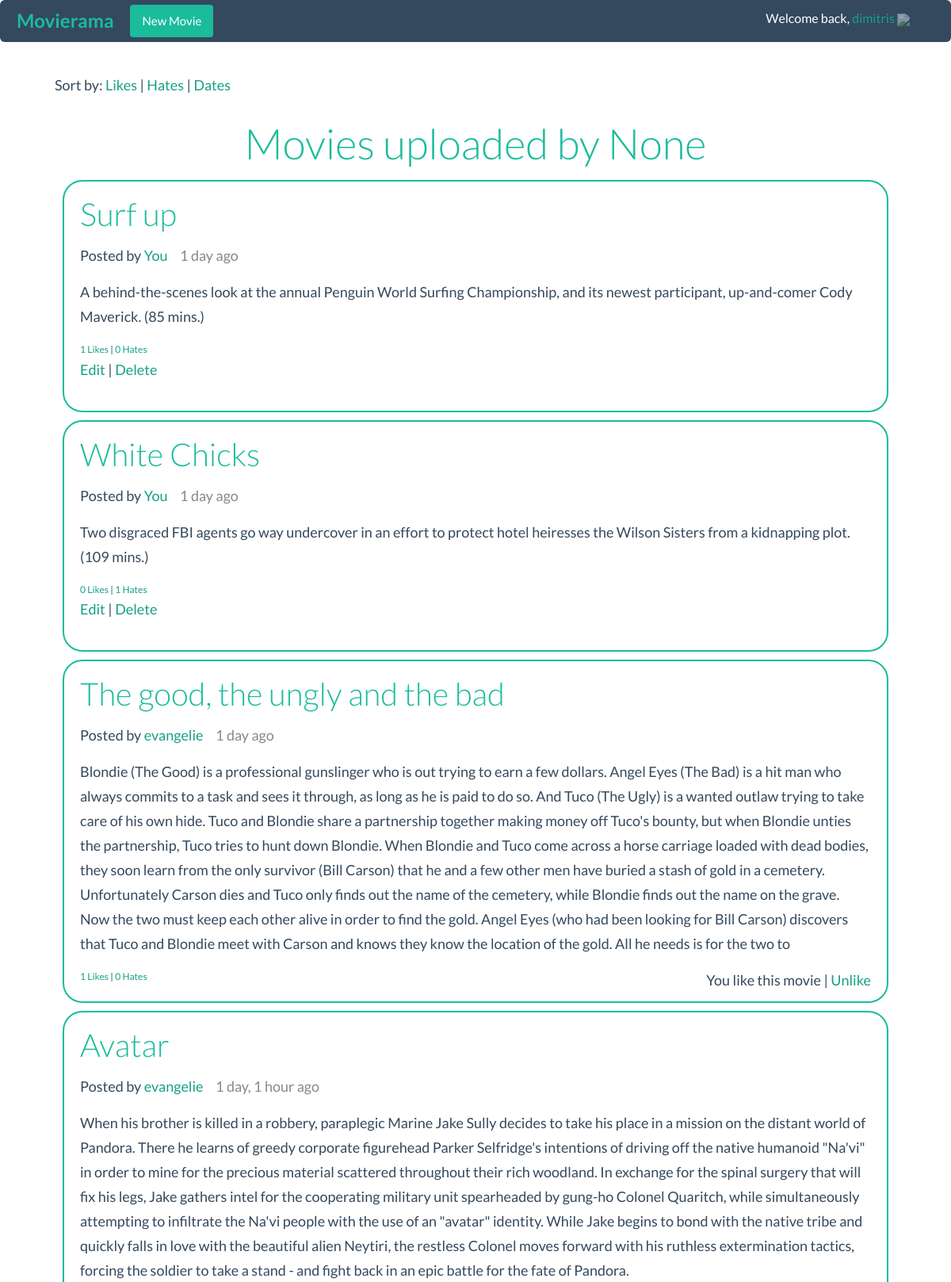
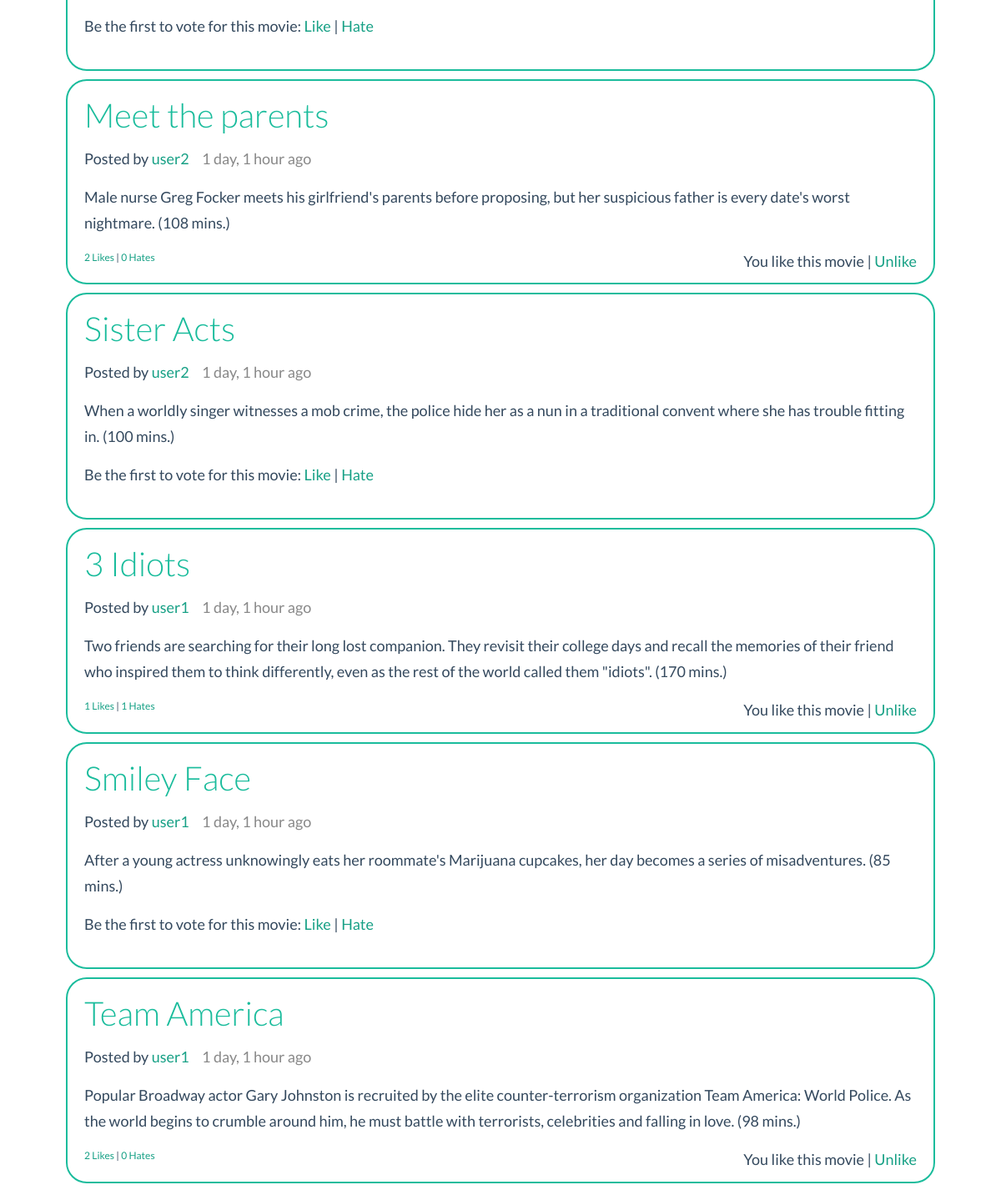
The page /user (signed in) on the database its author committed (2 pictures, top to bottom).
### movierama/models.py (models this page shows)
class Movies(models.Model):
    id = models.AutoField(primary_key=True)
    username = models.TextField(db_column='userName', blank=True)  # Field name made lowercase.
    title = models.CharField(blank=False, max_length=50)
    description = models.TextField(blank=False, max_length=1000)
    date = models.DateTimeField(auto_now_add=True)
    likes = models.IntegerField(default=0)
    hates = models.IntegerField(default=0)
    class Meta:
        db_table = 'movies'

### movierama/views.py (the view)
# urls.py: url(r'^user', views.user_profile),
def user_profile(request):
    name= request.GET.get('name')
    sort = request.GET.get('sort_by')
    movies = get_movies(sort=sort, username=name)
    return render(request, "mainPage.html", {'movies': movies, 'userprofile': True, 'name': name })

### movierama/templatetags/templates_extras.py (called while the page is built)
@register.filter(name='is_like')
def is_like(movie, user):
    return MovieRate.objects.filter(movie=movie, user=user, rate=1).exists()

@register.filter(name='is_hate')
def is_hate(movie, user):
    return MovieRate.objects.filter(movie=movie, user=user, rate=-1).exists()

### movierama/views.py (called while the page is built)
def get_movies(sort=None, username=None):
    if sort == 'like':
        order = '-likes'
    elif sort == 'hate':
        order = '-hates'
    else:
        order = '-date'
    if username:
        movies = Movies.objects.filter(username=username)
    else:
        movies = Movies.objects.all()
    movies = movies.order_by(order)
    return movies

### movierama/templates/mainPage.html
{% extends "base.html" %}
{% block content %}
<div class="movie-container">
    {% if userprofile %}
        <p>Sort by: <a href="/user?name={{name}}&sort_by=like">Likes</a> | <a href="/user?name={{name}}&sort_by=hate"> Hates</a> | <a href="/user?name={{name}}&sort_by=date"> Dates</a></p>
        <h2>Movies uploaded by {{name}}</h2>
    {% else %}
        <p>Sort by: <a href="/?sort_by=like">Likes</a> | <a href="/?sort_by=hate"> Hates</a> | <a href="/?sort_by=date"> Dates</a></p>
        <h2>All movies</h2>
    {% endif %}
    {% for movie in movies %}
        <div class="rcorners">
            {% include "movie/index.html" %}
        </div>
    {% empty %}
        <p>No movies found {% if userprofile %} for {{name}}{% endif %}</p>
    {%endfor%}
</div>
{% endblock %}

### movierama/templates/util/menu.html (shortened to what this page needs)
<nav class="navbar navbar-inverse" role="navigation">
    <div class="container-fluid">
        <div class="navbar-header">
             <a class="navbar-brand" href="/"> Movierama</a>
        </div>
        <div class="collapse navbar-collapse" id="bs-example-navbar-collapse-5">
             {% if user.is_authenticated %}
                 <a class="btn navbar-btn" href="/create_movie">New Movie</a>
                 <span class="user-info">
                        Welcome back, <a href="/user?name={{user.username}}">{{user.username}}</a>
                        <a href="/accounts/logout"><img src="/static/img/logout.png" class="admin-icon"/></a>
                    </span>
            {% else %}
                <a class="btn navbar-btn" href="/accounts/login/">Sign in</a>
                <a class="btn navbar-btn" href="/accounts/signup">Create Account</a>
            {% endif %}
        </div>
    </div>
</nav>

### movierama/templates/movie/index.html
        {% load humanize %}
        <h3>{{movie.title}}</h3>
        <p>Posted by <a href="/user?name={{movie.username}}">
            {% if movie.username == user.username %}You{% else %}{{movie.username}}{% endif %}
            </a><span class="movie-time">{{movie.date| naturaltime}}</span>
        </p>
        <p>{{movie.description}}</p>
        {% if not movie.likes and not movie.hates %}
            {% if user.is_authenticated %}
                {% if movie.username != user.username %}
                    <p>Be the first to vote for this movie: <a href="/vote?id={{movie.id}}&vote=1">Like</a> | <a href="/vote?id={{movie.id}}&vote=-1">Hate</a></p>
                {% endif %}
            {% endif %}
        {% else %}
        <a href="like?movie={{movie.id}}">{{movie.likes}} Likes</a> | <a href="hate?movie={{movie.id}}">{{movie.hates}} Hates</a>
        {% endif %}
        {% if user.is_authenticated %}
            {% if movie.username != user.username %}
                    {% load templates_extras %}
                    {% if movie|is_like:user %}
                        <p style="float:right"> You like this movie | <a href="/vote?id={{movie.id}}&vote=0">Unlike</a></p>
                    {% elif movie|is_hate:user %}
                        <p style="float:right"> You hate this movie | <a href="/vote?id={{movie.id}}&vote=0">Unhate</a></p>
                    {% else %}
                        {% if movie.likes or movie.hates %}
                        <p style="float:right"><a href="/vote?id={{movie.id}}&vote=1">Like</a> | <a href="/vote?id={{movie.id}}&vote=-1">Hate</a></p>
                        {% endif %}
                    {% endif%}
            {% else %}
                <p><a href="/edit_movie/{{movie.id}}/">Edit</a> | <a href="/delete_movie/{{movie.id}}/">Delete</a> </p>
            {% endif %}
        {% endif %}

### movierama/static/css/style.css (style rules this page uses)
body { font-size: 12px; }
h1, h2, h3, h4, h5, h6 { color: #1ABC9C; font-weight: 300; }
.admin-icon { opacity: 0.5; transition: opacity 0.25s; }
.user-info { color: #fff; padding: 10px; float: right; }
.user-info img { height: 20px; }
.rcorners { border-radius: 25px; border: 2px solid #1ABC9C; padding: 20px; margin: 10px; }
.rcorners h3 { margin-top:0; }
.movie-container { width: 90%; margin: 0px auto; margin-left: auto ; margin-right: auto ; }
.movie-container h2 { text-align: center; }
.movie-container .movie-time { margin-left:12px; color: #888; }

### movierama/static/css/lightbox.css (style rules this page uses)
body:after { content: url(../img/close.png) url(../img/loading.gif) url(../img/prev.png) url(../img/next.png); display: none; }

### rows shown on the page
Movies: title "Surf up", userName "You", date "1 day ago", description "A behind-the-scenes look at the annual Penguin World Surfing Championship, and its newest participant, up-and-comer Cody Maverick. (85 mins.)", likes "1", hates "0"
Movies: title "White Chicks", userName "You", date "1 day ago", description "Two disgraced FBI agents go way undercover in an effort to protect hotel heiresses the Wilson Sisters from a kidnapping plot. (109 mins.)", likes "0", hates "1"
Movies: title "The good, the ungly and the bad", username "evangelie", date "1 day ago", description "Blondie (The Good) is a professional gunslinger who is out trying to earn a few dollars. Angel Eyes (The Bad) is a hit man who always commits to a task and sees it through, as long as he is paid to do so. And Tuco (The Ugly) is a wanted outlaw trying to take care of his own hide. Tuco and Blondie share a partnership together making money off Tuco's bounty, but when Blondie unties the partnership, Tuco tries to hunt down Blondie. When Blondie and Tuco come across a horse carriage loaded with dead bodies, they soon learn from the only survivor (Bill Carson) that he and a few other men have buried a stash of gold in a cemetery. Unfortunately Carson dies and Tuco only finds out the name of the…", likes "1", hates "0"
Movies: title "Avatar", username "evangelie", date "1 day, 1 hour ago", description "When his brother is killed in a robbery, paraplegic Marine Jake Sully decides to take his place in a mission on the distant world of Pandora. There he learns of greedy corporate figurehead Parker Selfridge's intentions of driving off the native humanoid \"Na'vi\" in order to mine for the precious material scattered throughout their rich woodland. In exchange for the spinal surgery that will fix his legs, Jake gathers intel for the cooperating military unit spearheaded by gung-ho Colonel Quaritch, while simultaneously attempting to infiltrate the Na'vi people with the use of an \"avatar\" identity. While Jake begins to bond with the native tribe and quickly falls in love with the beautiful alien…"
Movies: title "Meet the parents", username "user2", date "1 day, 1 hour ago", description "Male nurse Greg Focker meets his girlfriend's parents before proposing, but her suspicious father is every date's worst nightmare. (108 mins.)", likes "2", hates "0"
Movies: title "Sister Acts", username "user2", date "1 day, 1 hour ago", description "When a worldly singer witnesses a mob crime, the police hide her as a nun in a traditional convent where she has trouble fitting in. (100 mins.)"
Movies: title "3 Idiots", username "user1", date "1 day, 1 hour ago", description "Two friends are searching for their long lost companion. They revisit their college days and recall the memories of their friend who inspired them to think differently, even as the rest of the world called them \"idiots\". (170 mins.)", likes "1", hates "1"
Movies: title "Smiley Face", username "user1", date "1 day, 1 hour ago", description "After a young actress unknowingly eats her roommate's Marijuana cupcakes, her day becomes a series of misadventures. (85 mins.)"
Movies: title "Team America", username "user1", date "1 day, 1 hour ago", description "Popular Broadway actor Gary Johnston is recruited by the elite counter-terrorism organization Team America: World Police. As the world begins to crumble around him, he must battle with terrorists, celebrities and falling in love. (98 mins.)", likes "2", hates "0"

### other values the page prints
{{ user.username }} "dimitris"
{{ name }} "None"
